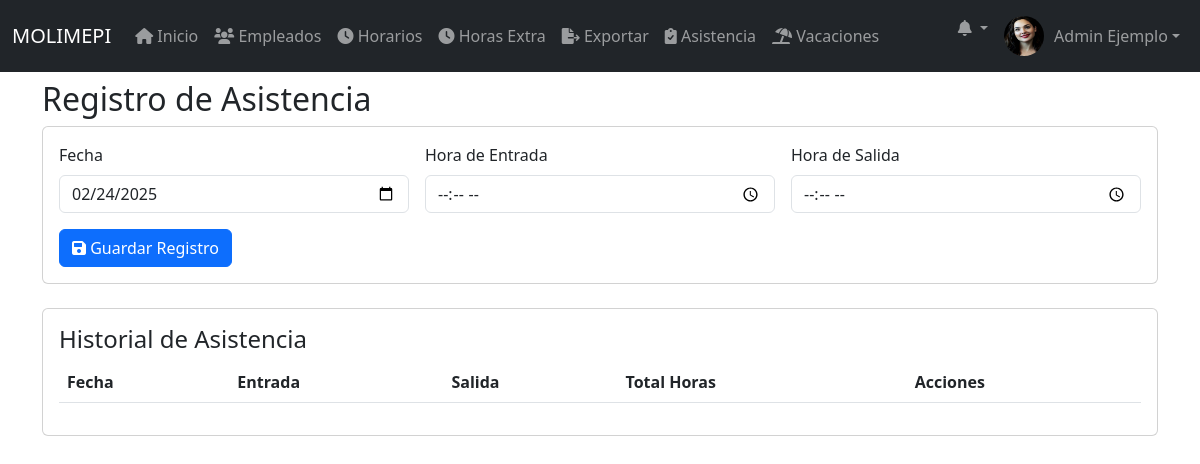
Before: /public/asistencia.php (signed in) with the older database file.
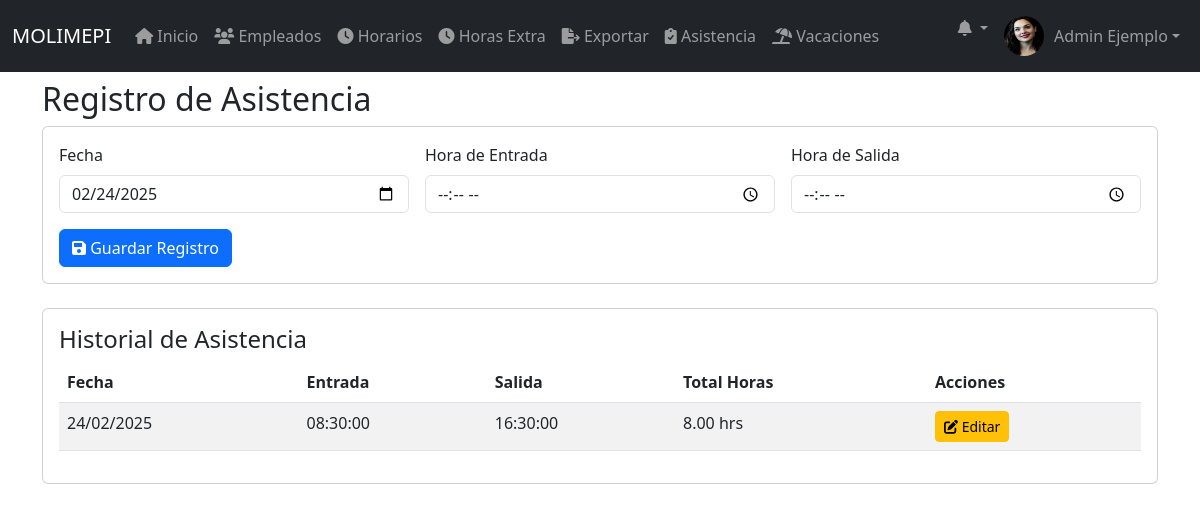
After: the same page with the newer database file.
### tables this page shows
CREATE TABLE `registro_asistencia` (
  `id` int(11) NOT NULL,
  `usuario_id` int(11) NOT NULL,
  `fecha` date NOT NULL,
  `hora_entrada` time NOT NULL,
  `hora_salida` time DEFAULT NULL,
  `total_horas` decimal(5,2) DEFAULT 0.00,
  `creado_en` timestamp NOT NULL DEFAULT current_timestamp()
);

### public/asistencia.php (the view, shortened to what this page needs)
<?php
require_once '../config/database.php';
$usuario_id = obtenerIdUsuario();
$sql = "SELECT ra.*,
        DATE_FORMAT(ra.fecha, '%d/%m/%Y') as fecha_formateada,
        she.estado as estado_solicitud
        FROM registro_asistencia ra
        LEFT JOIN solicitudes_horas_extra she ON ra.usuario_id = she.usuario_id
            AND DATE(ra.fecha) = DATE(she.fecha)
        WHERE ra.usuario_id = :usuario_id
        ORDER BY ra.fecha DESC";
$stmt = $pdo->prepare($sql);
$stmt->execute(['usuario_id' => $usuario_id]);
$registros = $stmt->fetchAll(PDO::FETCH_ASSOC);
?>
<!DOCTYPE html>
<html lang="es">
<head>
    <link href="https://cdn.jsdelivr.net/npm/bootstrap@5.3.0/dist/css/bootstrap.min.css" rel="stylesheet">
    <link href="https://cdn.datatables.net/1.13.7/css/dataTables.bootstrap5.min.css" rel="stylesheet">
    <link href="https://cdnjs.cloudflare.com/ajax/libs/font-awesome/6.0.0/css/all.min.css" rel="stylesheet">
</head>
<body>
    <?php include 'navbar.php'; ?>
    <div class="container mt-4">
        <h2>Registro de Asistencia</h2>
        <div class="card mb-4">
            <div class="card-body">
                <form id="formAsistencia" class="row g-3">
                    <div class="col-md-4">
                        <label for="fecha" class="form-label">Fecha</label>
                        <input type="date" class="form-control" id="fecha" name="fecha" value="<?php echo date('Y-m-d'); ?>" required>
                    </div>
                    <div class="col-md-4">
                        <label for="hora_entrada" class="form-label">Hora de Entrada</label>
                        <input type="time" class="form-control" id="hora_entrada" name="hora_entrada" required>
                    </div>
                    <div class="col-md-4">
                        <label for="hora_salida" class="form-label">Hora de Salida</label>
                        <input type="time" class="form-control" id="hora_salida" name="hora_salida">
                    </div>
                    <div class="col-12">
                        <button type="submit" class="btn btn-primary">
                            <i class="fas fa-save"></i> Guardar Registro
                        </button>
                    </div>
                </form>
            </div>
        </div>
        <div class="card">
            <div class="card-body">
                <h4>Historial de Asistencia</h4>
                <table id="tablaAsistencia" class="table table-striped">
                    <thead>
                        <tr>
                            <th>Fecha</th>
                            <th>Entrada</th>
                            <th>Salida</th>
                            <th>Total Horas</th>
                            <th>Acciones</th>
                        </tr>
                    </thead>
                    <tbody>
                        <?php foreach ($registros as $registro): ?>
                            <tr>
                                <td><?php echo htmlspecialchars($registro['fecha_formateada']); ?></td>
                                <td><?php echo htmlspecialchars($registro['hora_entrada']); ?></td>
                                <td><?php echo $registro['hora_salida'] ? htmlspecialchars($registro['hora_salida']) : '-'; ?></td>
                                <td><?php echo $registro['total_horas'] ? htmlspecialchars($registro['total_horas']) . ' hrs' : '-'; ?></td>
                                <td>
                                    <?php if (!in_array($registro['estado_solicitud'], ['Aprobado', 'Rechazado'])): ?>
                                        <button type="button" class="btn btn-warning btn-sm" onclick="editarRegistro(<?php
                                            echo htmlspecialchars(json_encode([
                                                'id' => $registro['id'],
                                                'fecha' => date('Y-m-d', strtotime($registro['fecha'])),
                                                'hora_entrada' => $registro['hora_entrada'],
                                                'hora_salida' => $registro['hora_salida']
                                            ]));
                                        ?>)">
                                            <i class="fas fa-edit"></i> Editar
                                        </button>
                                    <?php else: ?>
                                        <span class="badge bg-<?php echo $registro['estado_solicitud'] === 'Aprobado' ? 'success' : 'danger'; ?>">
                                            <?php echo $registro['estado_solicitud']; ?>
                                        </span>
                                    <?php endif; ?>
                                </td>
                            </tr>
                        <?php endforeach; ?>
                    </tbody>
                </table>
            </div>
        </div>
    </div>
</body>
</html>

Changed rows visible on the page:
added registro_asistencia: fecha_formateada "24/02/2025", hora_entrada "08:30:00", hora_salida "16:30:00", total_horas "8.00"
